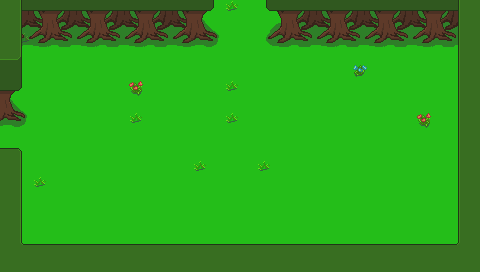

This game map was drawn from its Tiled (.tmx) file and the tilesets committed beside it. A one-line description and the full map source follow:
An orthogonal 30x17 tile map with 16x16 px tiles, 3 tile layers (Base, Ground, Upper) and 3 objects (2x Entrance, ResourceSpawn).

<map version="1.2" tiledversion="1.3.4" orientation="orthogonal" renderorder="right-down" width="30" height="17" tilewidth="16" tileheight="16" infinite="0" nextlayerid="22" nextobjectid="48">
 <properties>
  <property name="Outside" type="bool" value="false" />
  <property name="ResourcesMinMax" value="30-60" />
 </properties>
 <tileset firstgid="1" source="../Tilesets/tilesetManorGrounds.tsx" />
 <layer id="19" name="Base" width="30" height="17">
  <data encoding="csv">
246,289,289,27,27,205,27,289,27,289,283,289,27,289,283,289,27,27,205,205,205,289,289,27,205,205,289,289,205,246,
246,27,289,289,205,289,27,205,205,289,27,27,205,205,27,289,27,289,289,27,27,205,289,27,205,27,289,205,27,246,
246,283,27,27,27,205,205,205,205,289,289,205,205,27,289,27,289,27,205,289,27,205,27,27,205,27,289,27,205,246,
246,27,289,27,27,27,27,289,289,205,205,289,205,205,205,289,205,27,289,289,205,27,205,205,27,27,289,27,27,246,
246,27,27,27,27,27,27,27,289,205,205,289,289,27,205,289,205,27,27,27,205,205,36,27,27,289,27,289,27,246,
289,27,289,205,289,27,205,289,77,27,289,205,205,205,283,289,289,27,289,289,27,289,205,27,205,289,27,27,205,205,
205,27,289,205,27,27,27,289,27,27,27,27,205,289,27,289,289,205,205,289,205,205,27,27,205,289,205,289,27,27,
27,289,289,27,27,289,289,289,283,205,289,27,205,205,283,289,205,205,205,205,27,205,27,205,27,27,77,27,289,289,
205,205,205,27,27,27,27,289,289,27,205,205,205,27,205,27,27,205,27,289,289,205,27,289,27,289,27,205,289,36,
289,27,205,27,289,205,27,27,205,205,289,205,289,205,289,289,289,27,205,205,289,289,27,289,205,27,27,289,27,27,
246,27,205,205,27,289,27,205,27,205,205,205,283,205,289,27,283,205,205,27,205,205,289,289,205,27,27,27,27,246,
246,27,283,289,205,289,27,27,289,27,289,205,27,27,289,205,27,205,27,289,27,27,205,27,289,205,205,27,27,246,
246,27,27,289,205,289,289,289,289,27,205,289,289,27,27,205,27,205,289,27,27,27,205,27,289,289,27,27,27,246,
246,27,205,289,27,27,205,205,27,27,289,289,289,289,289,289,205,289,205,205,27,205,205,205,27,289,289,205,27,246,
246,27,27,289,289,27,27,205,289,205,205,205,289,289,205,205,27,205,27,289,27,205,27,289,27,205,27,289,27,246,
246,27,289,205,27,289,27,27,289,205,289,289,289,289,27,289,27,205,205,27,205,289,205,205,27,289,27,289,27,246,
246,246,246,246,246,246,246,246,246,246,246,246,246,27,289,27,27,246,246,246,246,246,246,246,246,246,246,246,246,246
</data>
 </layer>
 <layer id="20" name="Ground" width="30" height="17">
  <data encoding="csv">
41,222,223,221,222,223,221,222,223,221,222,223,224,225,0,0,219,220,221,222,223,221,222,223,221,222,223,221,222,41,
41,247,248,246,247,248,246,247,248,246,247,248,249,250,0,0,244,245,246,247,248,246,247,248,246,247,248,246,247,41,
41,272,273,271,272,273,271,272,273,271,272,273,274,275,0,0,269,270,271,272,273,271,272,273,271,272,273,271,272,41,
66,67,0,0,0,0,0,0,0,0,0,0,0,0,0,0,0,0,0,0,0,0,0,0,0,0,0,0,40,41,
44,200,0,0,0,0,0,0,0,0,0,0,0,0,0,0,0,0,0,0,0,0,0,0,0,0,0,0,40,41,
224,225,0,0,0,0,0,0,0,0,0,0,0,0,0,0,0,0,0,0,0,0,0,0,0,0,0,0,40,41,
249,250,0,0,0,0,0,0,0,0,0,0,0,0,0,0,0,0,0,0,0,0,0,0,0,0,0,0,40,41,
274,275,0,0,0,0,0,0,0,0,0,0,0,0,0,0,0,0,0,0,0,0,0,0,0,0,0,0,40,41,
0,0,0,0,0,0,0,0,0,0,0,0,0,0,0,0,0,0,0,0,0,0,0,0,0,0,0,0,40,41,
0,0,0,0,0,0,0,0,0,0,0,0,0,0,0,0,0,0,0,0,0,0,0,0,0,0,0,0,40,41,
41,42,0,0,0,0,0,0,0,0,0,0,0,0,0,0,0,0,0,0,0,0,0,0,0,0,0,0,40,41,
41,42,0,0,0,0,0,0,0,0,0,0,0,0,0,0,0,0,0,0,0,0,0,0,0,0,0,0,40,41,
41,42,0,0,0,0,0,0,0,0,0,0,0,0,0,0,0,0,0,0,0,0,0,0,0,0,0,0,40,41,
41,42,0,0,0,0,0,0,0,0,0,0,0,0,0,0,0,0,0,0,0,0,0,0,0,0,0,0,40,41,
41,42,0,0,0,0,0,0,0,0,0,0,0,0,0,0,0,0,0,0,0,0,0,0,0,0,0,0,40,41,
41,93,0,0,0,0,0,0,0,0,0,0,0,0,0,0,0,0,0,0,0,0,0,0,0,0,0,0,95,41,
41,41,41,41,41,41,41,41,41,41,41,41,41,41,41,41,41,41,41,41,41,41,41,41,41,41,41,41,41,41
</data>
 </layer>
 <layer id="21" name="Upper" width="30" height="17">
  <data encoding="csv">
0,42,0,0,0,0,0,0,0,0,0,0,0,0,0,0,0,0,0,0,0,0,0,0,0,0,0,0,40,0,
0,42,0,0,0,0,0,0,0,0,0,0,0,0,0,0,0,0,0,0,0,0,0,0,0,0,0,0,40,0,
0,42,0,0,0,0,0,0,0,0,0,0,0,0,0,0,0,0,0,0,0,0,0,0,0,0,0,0,40,0,
0,0,0,0,0,0,0,0,0,0,0,0,0,0,0,0,0,0,0,0,0,0,0,0,0,0,0,0,0,0,
0,0,0,0,0,0,0,0,0,0,0,0,0,0,0,0,0,0,0,0,0,0,0,0,0,0,0,0,0,0,
0,0,0,0,0,0,0,0,0,0,0,0,0,0,0,0,0,0,0,0,0,0,0,0,0,0,0,0,0,0,
0,0,0,0,0,0,0,0,0,0,0,0,0,0,0,0,0,0,0,0,0,0,0,0,0,0,0,0,0,0,
0,0,0,0,0,0,0,0,0,0,0,0,0,0,0,0,0,0,0,0,0,0,0,0,0,0,0,0,0,0,
0,0,0,0,0,0,0,0,0,0,0,0,0,0,0,0,0,0,0,0,0,0,0,0,0,0,0,0,0,0,
16,17,0,0,0,0,0,0,0,0,0,0,0,0,0,0,0,0,0,0,0,0,0,0,0,0,0,0,0,0,
0,0,0,0,0,0,0,0,0,0,0,0,0,0,0,0,0,0,0,0,0,0,0,0,0,0,0,0,0,0,
0,0,0,0,0,0,0,0,0,0,0,0,0,0,0,0,0,0,0,0,0,0,0,0,0,0,0,0,0,0,
0,0,0,0,0,0,0,0,0,0,0,0,0,0,0,0,0,0,0,0,0,0,0,0,0,0,0,0,0,0,
0,0,0,0,0,0,0,0,0,0,0,0,0,0,0,0,0,0,0,0,0,0,0,0,0,0,0,0,0,0,
0,0,0,0,0,0,0,0,0,0,0,0,0,0,0,0,0,0,0,0,0,0,0,0,0,0,0,0,0,0,
0,0,16,16,16,16,16,16,16,16,16,16,16,16,16,16,16,16,16,16,16,16,16,16,16,16,16,16,0,0,
0,0,0,0,0,0,0,0,0,0,0,0,0,0,0,0,0,0,0,0,0,0,0,0,0,0,0,0,0,0
</data>
 </layer>
 <objectgroup id="4" name="Travel">
  <object id="20" name="Entrance" x="-2.27526" y="123.803" width="7.11856" height="30.9797">
   <properties>
    <property name="EntranceDir" value="Right" />
    <property name="Map" value="mapForest_05" />
   </properties>
  </object>
  <object id="47" name="Entrance" x="221.57" y="0.225956" width="36.9786" height="5.83441">
   <properties>
    <property name="EntranceDir" value="Down" />
    <property name="Map" value="mapForest_02" />
   </properties>
  </object>
 </objectgroup>
 <objectgroup id="5" name="MapObject">
  <object id="40" name="ResourceSpawn" x="96.2798" y="54.0405" width="124.333" height="96.333">
   <properties>
    <property name="Resources" value="20" />
   </properties>
  </object>
 </objectgroup>
 <objectgroup id="6" name="Character" />
</map>
